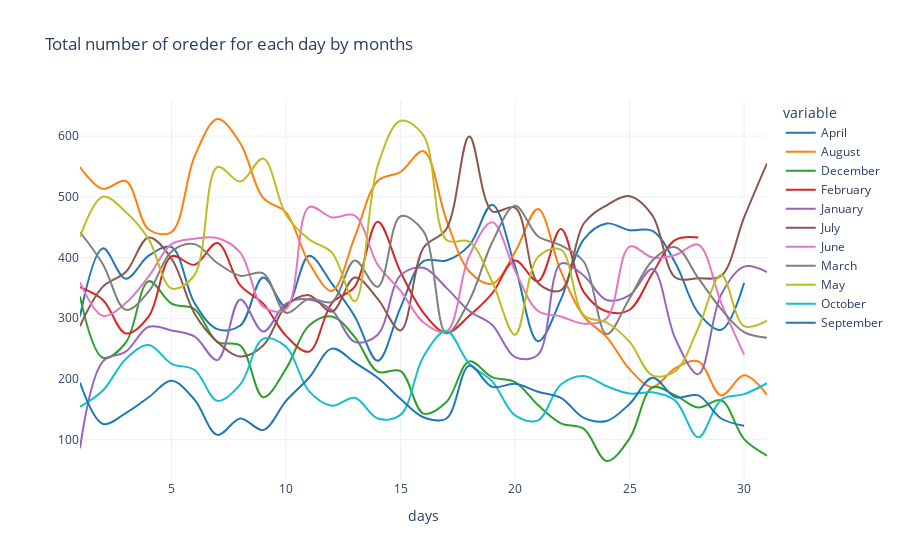

Here is the notebook cell this chart was saved with:
### Code cell
fig = px.line(q_14 , 
x = 'order_purchase_day',
y = ['April','August','December','February','January','July','June','March','May','October','September'] , 
line_shape='spline',
template='plotly_white',
color_discrete_sequence=px.colors.qualitative.D3,
labels={'order_purchase_day':'days','value':' '},
title='Total number of oreder for each day by months')
fig

### Figure 1 — Plotly figure (JSON) as saved in the notebook; plotly's stock layout.template omitted (floating-point values rounded to 4 significant figures)
{"data": [{"hovertemplate": "variable=April<br>days=%{x}<br> =%{y}<extra></extra>", "legendgroup": "April", "line": {"color": "#1F77B4", "dash": "solid", "shape": "spline"}, "marker": {"symbol": "circle"}, "mode": "lines", "name": "April", "orientation": "v", "showlegend": true, "type": "scatter", "x": [1, 2, 3, 4, 5, 6, 7, 8, 9, 10, 11, 12, 13, 14, 15, 16, 17, 18, 19, 20, 21, 22, 23, 24, 25, 26, 27, 28, 29, 30, 31], "xaxis": "x", "y": [303, 415, 365, 403, 417, 325, 282, 288, 367, 319, 403, 357, 303, 230, 318, 394, 395, 420, 487, 385, 262, 331, 430, 456, 445, 444, 391, 309, 281, 358, null], "yaxis": "y"}, {"hovertemplate": "variable=August<br>days=%{x}<br> =%{y}<extra></extra>", "legendgroup": "August", "line": {"color": "#FF7F0E", "dash": "solid", "shape": "spline"}, "marker": {"symbol": "circle"}, "mode": "lines", "name": "August", "orientation": "v", "showlegend": true, "type": "scatter", "x": [1, 2, 3, 4, 5, 6, 7, 8, 9, 10, 11, 12, 13, 14, 15, 16, 17, 18, 19, 20, 21, 22, 23, 24, 25, 26, 27, 28, 29, 30, 31], "xaxis": "x", "y": [549, 513, 526, 446, 442, 566, 628, 588, 498, 474, 391, 345, 434, 526, 541, 575, 462, 377, 357, 409, 480, 377, 303, 269, 216, 187, 218, 229, 173, 206, 174], "yaxis": "y"}, {"hovertemplate": "variable=December<br>days=%{x}<br> =%{y}<extra></extra>", "legendgroup": "December", "line": {"color": "#2CA02C", "dash": "solid", "shape": "spline"}, "marker": {"symbol": "circle"}, "mode": "lines", "name": "December", "orientation": "v", "showlegend": true, "type": "scatter", "x": [1, 2, 3, 4, 5, 6, 7, 8, 9, 10, 11, 12, 13, 14, 15, 16, 17, 18, 19, 20, 21, 22, 23, 24, 25, 26, 27, 28, 29, 30, 31], "xaxis": "x", "y": [336, 235, 260, 361, 324, 315, 261, 255, 170, 217, 288, 303, 269, 212, 213, 143, 162, 229, 203, 195, 157, 127, 118, 65, 102, 186, 173, 153, 165, 101, 74], "yaxis": "y"}, {"hovertemplate": "variable=February<br>days=%{x}<br> =%{y}<extra></extra>", "legendgroup": "February", "line": {"color": "#D62728", "dash": "solid", "shape": "spline"}, "marker": {"symbol": "circle"}, "mode": "lines", "name": "February", "orientation": "v", "showlegend": true, "type": "scatter", "x": [1, 2, 3, 4, 5, 6, 7, 8, 9, 10, 11, 12, 13, 14, 15, 16, 17, 18, 19, 20, 21, 22, 23, 24, 25, 26, 27, 28, 29, 30, 31], "xaxis": "x", "y": [351, 330, 275, 303, 402, 388, 424, 354, 324, 271, 245, 325, 352, 459, 376, 309, 276, 304, 341, 395, 361, 447, 343, 311, 314, 374, 429, 433, null, null, null], "yaxis": "y"}, {"hovertemplate": "variable=January<br>days=%{x}<br> =%{y}<extra></extra>", "legendgroup": "January", "line": {"color": "#9467BD", "dash": "solid", "shape": "spline"}, "marker": {"symbol": "circle"}, "mode": "lines", "name": "January", "orientation": "v", "showlegend": true, "type": "scatter", "x": [1, 2, 3, 4, 5, 6, 7, 8, 9, 10, 11, 12, 13, 14, 15, 16, 17, 18, 19, 20, 21, 22, 23, 24, 25, 26, 27, 28, 29, 30, 31], "xaxis": "x", "y": [86, 229, 245, 286, 280, 270, 231, 331, 278, 324, 331, 313, 261, 273, 371, 383, 350, 312, 289, 236, 240, 390, 370, 330, 338, 381, 266, 208, 339, 385, 376], "yaxis": "y"}, {"hovertemplate": "variable=July<br>days=%{x}<br> =%{y}<extra></extra>", "legendgroup": "July", "line": {"color": "#8C564B", "dash": "solid", "shape": "spline"}, "marker": {"symbol": "circle"}, "mode": "lines", "name": "July", "orientation": "v", "showlegend": true, "type": "scatter", "x": [1, 2, 3, 4, 5, 6, 7, 8, 9, 10, 11, 12, 13, 14, 15, 16, 17, 18, 19, 20, 21, 22, 23, 24, 25, 26, 27, 28, 29, 30, 31], "xaxis": "x", "y": [287, 352, 376, 433, 398, 308, 261, 237, 255, 320, 338, 311, 367, 332, 280, 416, 447, 599, 476, 482, 358, 346, 456, 486, 501, 469, 367, 366, 370, 466, 555], "yaxis": "y"}, {"hovertemplate": "variable=June<br>days=%{x}<br> =%{y}<extra></extra>", "legendgroup": "June", "line": {"color": "#E377C2", "dash": "solid", "shape": "spline"}, "marker": {"symbol": "circle"}, "mode": "lines", "name": "June", "orientation": "v", "showlegend": true, "type": "scatter", "x": [1, 2, 3, 4, 5, 6, 7, 8, 9, 10, 11, 12, 13, 14, 15, 16, 17, 18, 19, 20, 21, 22, 23, 24, 25, 26, 27, 28, 29, 30, 31], "xaxis": "x", "y": [359, 304, 325, 369, 422, 431, 432, 408, 319, 315, 483, 466, 469, 388, 345, 293, 278, 403, 458, 378, 312, 303, 291, 300, 418, 400, 404, 421, 325, 240, null], "yaxis": "y"}, {"hovertemplate": "variable=March<br>days=%{x}<br> =%{y}<extra></extra>", "legendgroup": "March", "line": {"color": "#7F7F7F", "dash": "solid", "shape": "spline"}, "marker": {"symbol": "circle"}, "mode": "lines", "name": "March", "orientation": "v", "showlegend": true, "type": "scatter", "x": [1, 2, 3, 4, 5, 6, 7, 8, 9, 10, 11, 12, 13, 14, 15, 16, 17, 18, 19, 20, 21, 22, 23, 24, 25, 26, 27, 28, 29, 30, 31], "xaxis": "x", "y": [442, 389, 314, 344, 410, 422, 391, 370, 374, 309, 332, 327, 395, 352, 468, 443, 275, 329, 425, 485, 435, 420, 393, 274, 333, 395, 417, 366, 315, 277, 268], "yaxis": "y"}, {"hovertemplate": "variable=May<br>days=%{x}<br> =%{y}<extra></extra>", "legendgroup": "May", "line": {"color": "#BCBD22", "dash": "solid", "shape": "spline"}, "marker": {"symbol": "circle"}, "mode": "lines", "name": "May", "orientation": "v", "showlegend": true, "type": "scatter", "x": [1, 2, 3, 4, 5, 6, 7, 8, 9, 10, 11, 12, 13, 14, 15, 16, 17, 18, 19, 20, 21, 22, 23, 24, 25, 26, 27, 28, 29, 30, 31], "xaxis": "x", "y": [434, 500, 475, 430, 349, 371, 549, 525, 563, 470, 430, 408, 328, 551, 625, 601, 429, 426, 360, 273, 401, 413, 305, 293, 261, 206, 213, 284, 371, 287, 296], "yaxis": "y"}, {"hovertemplate": "variable=October<br>days=%{x}<br> =%{y}<extra></extra>", "legendgroup": "October", "line": {"color": "#17BECF", "dash": "solid", "shape": "spline"}, "marker": {"symbol": "circle"}, "mode": "lines", "name": "October", "orientation": "v", "showlegend": true, "type": "scatter", "x": [1, 2, 3, 4, 5, 6, 7, 8, 9, 10, 11, 12, 13, 14, 15, 16, 17, 18, 19, 20, 21, 22, 23, 24, 25, 26, 27, 28, 29, 30, 31], "xaxis": "x", "y": [154, 181, 233, 256, 225, 215, 164, 191, 266, 253, 180, 156, 169, 135, 141, 237, 279, 225, 196, 140, 132, 191, 205, 188, 176, 178, 164, 104, 166, 175, 193], "yaxis": "y"}, {"hovertemplate": "variable=September<br>days=%{x}<br> =%{y}<extra></extra>", "legendgroup": "September", "line": {"color": "#1F77B4", "dash": "solid", "shape": "spline"}, "marker": {"symbol": "circle"}, "mode": "lines", "name": "September", "orientation": "v", "showlegend": true, "type": "scatter", "x": [1, 2, 3, 4, 5, 6, 7, 8, 9, 10, 11, 12, 13, 14, 15, 16, 17, 18, 19, 20, 21, 22, 23, 24, 25, 26, 27, 28, 29, 30, 31], "xaxis": "x", "y": [194, 126, 144, 170, 197, 166, 108, 135, 116, 164, 202, 250, 227, 202, 167, 137, 135, 222, 187, 192, 179, 169, 136, 131, 159, 202, 170, 173, 135, 123, null], "yaxis": "y"}], "layout": {"legend": {"title": {"text": "variable"}, "tracegroupgap": 0}, "title": {"text": "Total number of oreder for each day by months"}, "xaxis": {"anchor": "y", "domain": [0, 1], "title": {"text": "days"}}, "yaxis": {"anchor": "x", "domain": [0, 1], "title": {"text": " "}}}}
